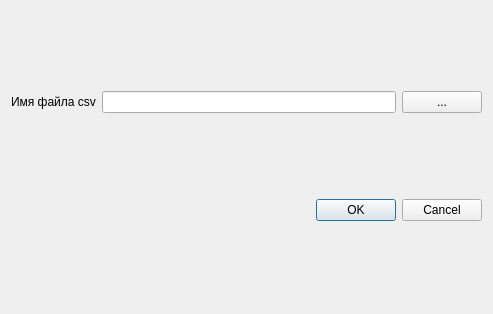
<?xml version="1.0" encoding="UTF-8"?>
<ui version="4.0">
 <class>Dialog</class>
 <widget class="QDialog" name="Dialog">
  <property name="geometry">
   <rect>
    <x>0</x>
    <y>0</y>
    <width>493</width>
    <height>314</height>
   </rect>
  </property>
  <property name="windowTitle">
   <string>Dialog</string>
  </property>
  <layout class="QVBoxLayout" name="verticalLayout">
   <item>
    <layout class="QHBoxLayout" name="horizontalLayout">
     <item>
      <widget class="QLabel" name="file_name">
       <property name="text">
        <string>Имя файла csv</string>
       </property>
      </widget>
     </item>
     <item>
      <widget class="QLineEdit" name="name_dir"/>
     </item>
     <item>
      <widget class="QPushButton" name="button_dir">
       <property name="text">
        <string>...</string>
       </property>
      </widget>
     </item>
    </layout>
   </item>
   <item>
    <widget class="QDialogButtonBox" name="buttonBox">
     <property name="orientation">
      <enum>Qt::Orientation::Horizontal</enum>
     </property>
     <property name="standardButtons">
      <set>QDialogButtonBox::StandardButton::Cancel|QDialogButtonBox::StandardButton::Ok</set>
     </property>
    </widget>
   </item>
  </layout>
 </widget>
 <resources/>
 <connections>
  <connection>
   <sender>buttonBox</sender>
   <signal>accepted()</signal>
   <receiver>Dialog</receiver>
   <slot>accept()</slot>
   <hints>
    <hint type="sourcelabel">
     <x>248</x>
     <y>254</y>
    </hint>
    <hint type="destinationlabel">
     <x>157</x>
     <y>274</y>
    </hint>
   </hints>
  </connection>
  <connection>
   <sender>buttonBox</sender>
   <signal>rejected()</signal>
   <receiver>Dialog</receiver>
   <slot>reject()</slot>
   <hints>
    <hint type="sourcelabel">
     <x>316</x>
     <y>260</y>
    </hint>
    <hint type="destinationlabel">
     <x>286</x>
     <y>274</y>
    </hint>
   </hints>
  </connection>
 </connections>
</ui>
